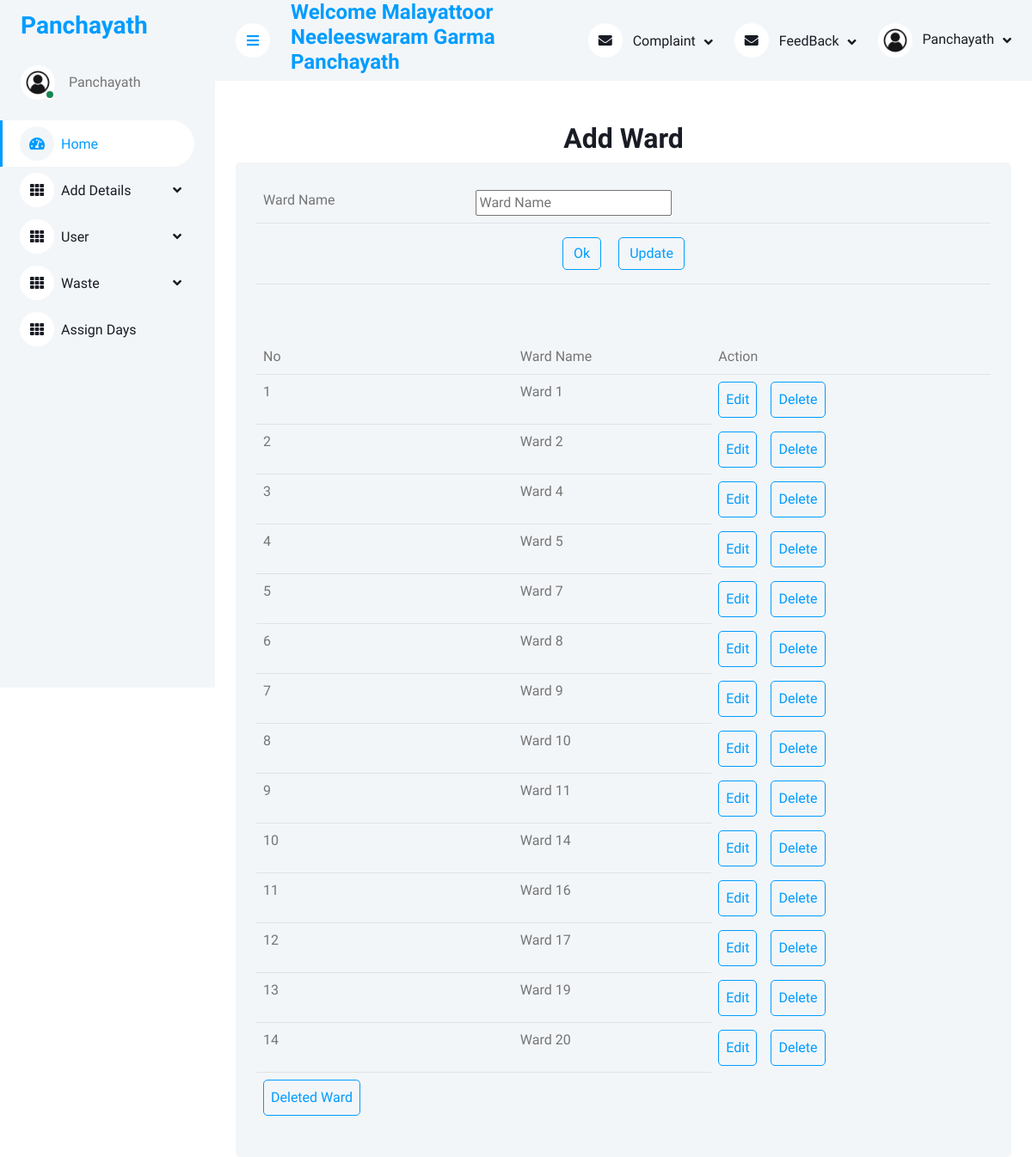
The app's page /E-Waste/Panjayath/Add_ward.php (signed in) with its own data.
### tables this page shows
CREATE TABLE `tbl_ward` (
  `ward_id` int(11) NOT NULL auto_increment,
  `ward_name` varchar(10) NOT NULL,
  `ward_status` int(1) NOT NULL default '0',
  PRIMARY KEY  (`ward_id`)
);

### E-Waste/Panjayath/Add_ward.php (the view, shortened to what this page needs)
<!DOCTYPE html>
<html>
<head>
	<div class="container-xxl position-relative bg-white d-flex p-0">
<?php
include("../Connection/Connection.php");
include("Home1.php");
?>
</head>
<body>
<form method="POST">
	<div class="container-fluid pt-4 px-4">
	<h2 align="center">Add Ward</h2>
	<div class="bg-light rounded h-100 p-4">
	<table class="table table-hover">
		<tr>
			<td>Ward Name</td>
			<td><input type="text" name="txtward" required="required" pattern="[a-zA-Z0-9 ]{4,7}" title="Enter the correct Ward Name" placeholder="Ward Name" autocomplete="off" value="<?php echo $wname; ?>"></td>
		</tr>
		<tr>
			<td colspan="2" align="center"><input class="btn btn-outline-primary m-2" type="submit" name="btnsub" value="Ok">
				<input class="btn btn-outline-primary m-2" type="submit" name="btnupdate" value="Update"></td>
		</tr>
	</table>
</form>
<br><br>
<table class="table table-hover">
	<tr>
		<td>No</td>
		<td>Ward Name</td>
		<td colspan="2">Action</td>
	</tr>
	<?php
	$sel = "select * from tbl_ward where ward_status = '0'";
	$res = $con->query($sel);
	if($res->num_rows!=NULL)
	{
		$i = 0;
		while($row = $res->fetch_assoc())
		{
			$i = $i + 1;
			?>
			<tr>
				<td><?php echo $i; ?></td>
				<td><?php echo $row["ward_name"]; ?></td>
				<td class="btn btn-outline-primary m-2"><a href="Add_ward.php?upid=<?php echo $row["ward_id"]; ?>">Edit</a></td>
				<td class="btn btn-outline-primary m-2"><a href="Add_ward.php?delid=<?php echo $row["ward_id"]; ?>">Delete</a></td>
			</tr>
			<?php
		}
	}
	?>
			<tr>
				<td class="btn btn-outline-primary m-2" colspan="3"><a href="deleted_ward.php">Deleted Ward</a></td>
			</tr>
</table>
</body>
</html>

### E-Waste/Panjayath/Template/css/style.css (style rules this page uses)
:root { --primary: #009CFF; --light: #F3F6F9; --dark: #191C24; }
.btn { transition: .5s; }

### records on screen
tbl_ward: ward_name "Ward 1"
tbl_ward: ward_name "Ward 2"
tbl_ward: ward_name "Ward 4"
tbl_ward: ward_name "Ward 5"
tbl_ward: ward_name "Ward 7"
tbl_ward: ward_name "Ward 8"
tbl_ward: ward_name "Ward 9"
tbl_ward: ward_name "Ward 10"
tbl_ward: ward_name "Ward 11"
tbl_ward: ward_name "Ward 14"
tbl_ward: ward_name "Ward 16"
tbl_ward: ward_name "Ward 17"
tbl_ward: ward_name "Ward 19"
tbl_ward: ward_name "Ward 20"

### other values on screen
$_SESSION['panname'] "Malayattoor Neeleeswaram Garma Panchayath"
